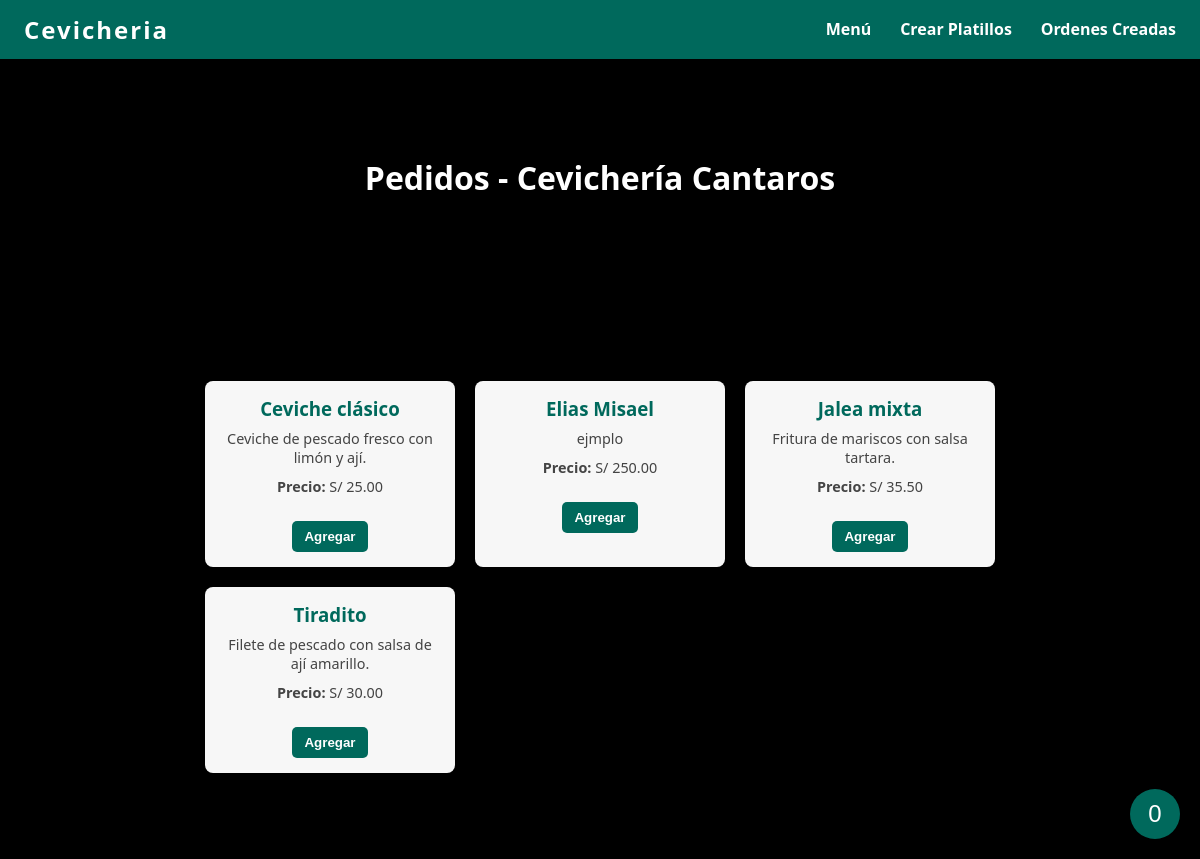
The page / on the database its author committed.
### tables this page shows
CREATE TABLE `platillos` (
  `id` int(11) NOT NULL,
  `nombre` varchar(100) NOT NULL,
  `descripcion` text DEFAULT NULL,
  `precio` decimal(8,2) NOT NULL
);

### index.php (the view, shortened to what this page needs)
<!DOCTYPE html>
<html>
<head>
  <link rel="stylesheet" href="./styles/index.css" />
  <link rel="stylesheet" href="./styles/header.css">
  <link rel="stylesheet" href="./styles/carrito.css">
  <link rel="stylesheet" href="./styles/platillos.css">
</head>
<body>
  <header>
    <nav class="navbar">
      <div class="logo">Cevicheria</div>
      <ul class="nav-links">
        <li><a href="./index.php">Menú</a></li>
        <li><a href="./crearPlatillos.php">Crear Platillos</a></li>
        <li><a href="./ordenesCreadas.php">Ordenes Creadas</a></li>
      </ul>
    </nav>
  </header>
  <div class="container">
    <h1>Pedidos - Cevichería Cantaros</h1>
    <?php
    require 'conexion.php';
    $sql = "SELECT id, nombre, descripcion, precio FROM platillos ORDER BY nombre ASC";
    $stmt = $pdo->query($sql);
    $platillos = $stmt->fetchAll();
    if (count($platillos) === 0) {
      echo "<p>No hay platillos disponibles por el momento.</p>";
    } else {
      echo '<div class="platillos-lista">';
      foreach ($platillos as $platillo) {
        echo '<div class="platillo">';
        echo '<h3>' . htmlspecialchars($platillo['nombre']) . '</h3>';
        echo '<p>' . htmlspecialchars($platillo['descripcion']) . '</p>';
        echo '<p><strong>Precio:</strong> S/ ' . number_format($platillo['precio'], 2) . '</p>';
        echo '<button class="agregar-btn" data-nombre="' . htmlspecialchars($platillo['nombre']) . '" data-precio="' . $platillo['precio'] . '">Agregar</button>';
        echo '</div>';
      }
      echo '</div>';
    }
    ?>
    <button id="boton-carrito" title="Ver pedido">
      <span id="cantidad-items">0</span>
    </button>
  </div>
</body>
</html>

### styles/index.css (style rules this page uses)
* { box-sizing: border-box; margin: 0; }
body { font-family: 'Segoe UI', Tahoma, Geneva, Verdana, sans-serif; background-color: black; color: white; }
h1 { text-align: center; padding: 2rem; }

### styles/header.css (style rules this page uses)
.navbar { background-color: #00695c; display: flex; justify-content: space-between; align-items: center; padding: 0.8rem 1.5rem; color: white; position: sticky; top: 0; z-index: 1000; margin: 0 auto; }
.logo { font-size: 1.5rem; font-weight: bold; letter-spacing: 2px; cursor: pointer; user-select: none; }
.nav-links { list-style: none; display: flex; gap: 1.8rem; }
.nav-links li a { color: white; text-decoration: none; font-weight: 600; font-size: 1rem; transition: color 0.3s ease; }

### styles/carrito.css (style rules this page uses)
#boton-carrito { position: fixed; bottom: 20px; right: 20px; background-color: #00695c; color: white; border: none; border-radius: 50%; width: 60px; height: 60px; font-size: 24px; cursor: pointer; box-shadow: 0 4px 10px rgba(0,0,0,0.3); display: flex; justify-content: center; align-items: center; z-index: 10000; outline: none; transition: background-color 0.3s ease; user-select: none; position: fixed; }
#boton-carrito { position: fixed; bottom: 20px; right: 20px; background-color: #00695c; border: none; border-radius: 50%; width: 50px; height: 50px; cursor: pointer; color: white; font-size: 24px; box-shadow: 0 4px 8px rgba(0,0,0,0.3); display: flex; align-items: center; justify-content: center; z-index: 10000; user-select: none; }

### styles/platillos.css (style rules this page uses)
.container { width: 100%; height: 100vh; justify-content: center; display: grid; align-items: center; justify-items: center; }
.platillos-lista { gap: 20px; margin-top: 20px; display: grid; grid-template-columns: repeat(3, 1fr); grid-template-rows: repeat(3, auto); }
.platillo { background-color: #f7f7f7; border-radius: 8px; padding: 15px; width: 250px; box-shadow: 0 0 5px rgba(0,0,0,0.1); text-align: center; color: #00695c; }
.platillo h3 { margin-bottom: 8px; color: #00695c; }
.platillo p { margin-bottom: 10px; font-size: 0.9rem; color: #444; }
.platillo button { background-color: #00695c; color: white; border: none; padding: 8px 12px; border-radius: 5px; cursor: pointer; font-weight: 600; transition: background-color 0.3s ease; }
button { margin-top: 15px; padding: 10px 15px; background-color: #00695c; color: white; border: none; border-radius: 5px; cursor: pointer; }

### rows shown on the page
platillos: nombre "Ceviche clásico", descripcion "Ceviche de pescado fresco con limón y ají.", precio "25.00"
platillos: nombre "Elias Misael", descripcion "ejmplo", precio "250.00"
platillos: nombre "Jalea mixta", descripcion "Fritura de mariscos con salsa tartara.", precio "35.50"
platillos: nombre "Tiradito", descripcion "Filete de pescado con salsa de ají amarillo.", precio "30.00"
